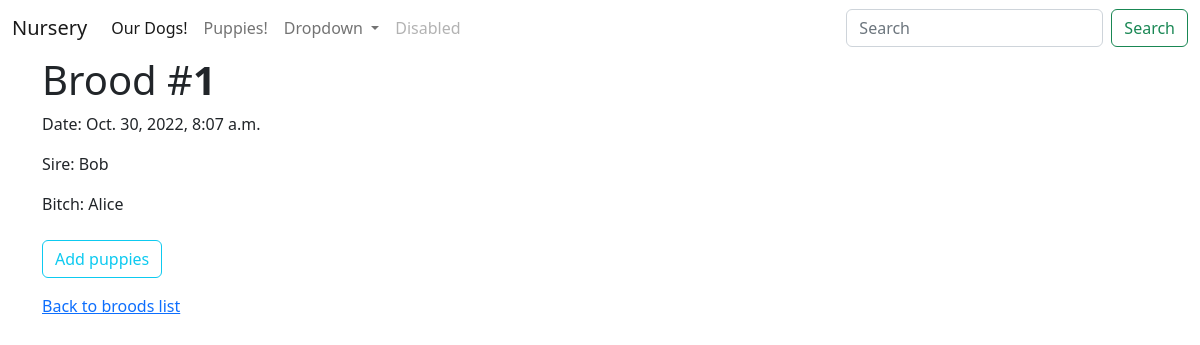
Page /puppies/1/ on the committed database.
### puppy/models.py (models this page shows, shortened)
class PuppyBrood(models.Model):
    date = models.DateTimeField()
    sire = models.ForeignKey(
        Parent,
        on_delete=models.CASCADE,
        limit_choices_to={"gender": 1},
        related_name="sire",
    )
    bitch = models.ForeignKey(
        Parent,
        on_delete=models.CASCADE,
        limit_choices_to={"gender": 2},
        related_name="bitch",
    )

### parents/models.py (models this page shows)
class Parent(models.Model):
    name = models.CharField(max_length=64)
    birth = models.DateTimeField()
    height = models.FloatField()
    weight = models.FloatField()
    description = models.TextField(blank=True, null=False)
    breed = models.ForeignKey(
        ParentBreed, on_delete=models.PROTECT, related_name="parent", null=True
    )
    gender = models.ForeignKey(
        ParentGender, on_delete=models.PROTECT, related_name="parent", null=True
    )
    color = models.ForeignKey(
        ParentColor, on_delete=models.PROTECT, related_name="parent", null=True
    )
    def __str__(self):
        return self.name

### puppy/views.py (the view)
# urls.py: path("<int:pk>/", BroodDetailView.as_view(), name="details"),
class BroodDetailView(DetailView):
    template_name = "puppy/details.html"
    context_object_name = "brood"
    queryset = PuppyBrood.objects.select_related("sire", "bitch")

### puppy/templates/puppy/details.html (shortened to what this page needs)
{% extends 'root.html' %}
{% block body %}
<h1>Brood #<strong>{{ brood.pk }}</strong></h1>
<div class="list-group">
  <p> Date: {{ brood.date }} </p>
  <p> Sire: {{ brood.sire }} </p>
  <p> Bitch: {{ brood.bitch }} </p>
</div>
<div class="my-2">
    <a class="btn btn-outline-info" href="{% url 'puppies:add-puppy' brood.pk %}">
        Add puppies
    </a>
</div>
<div class="my-3">
  <a href="{% url 'puppies:index' %}">Back to broods list</a>
</div>
{% endblock %}

### rows in the picture
PuppyBrood: pk "1", date "Oct. 30, 2022, 8:07 a.m.", sire "Bob", bitch "Alice"
